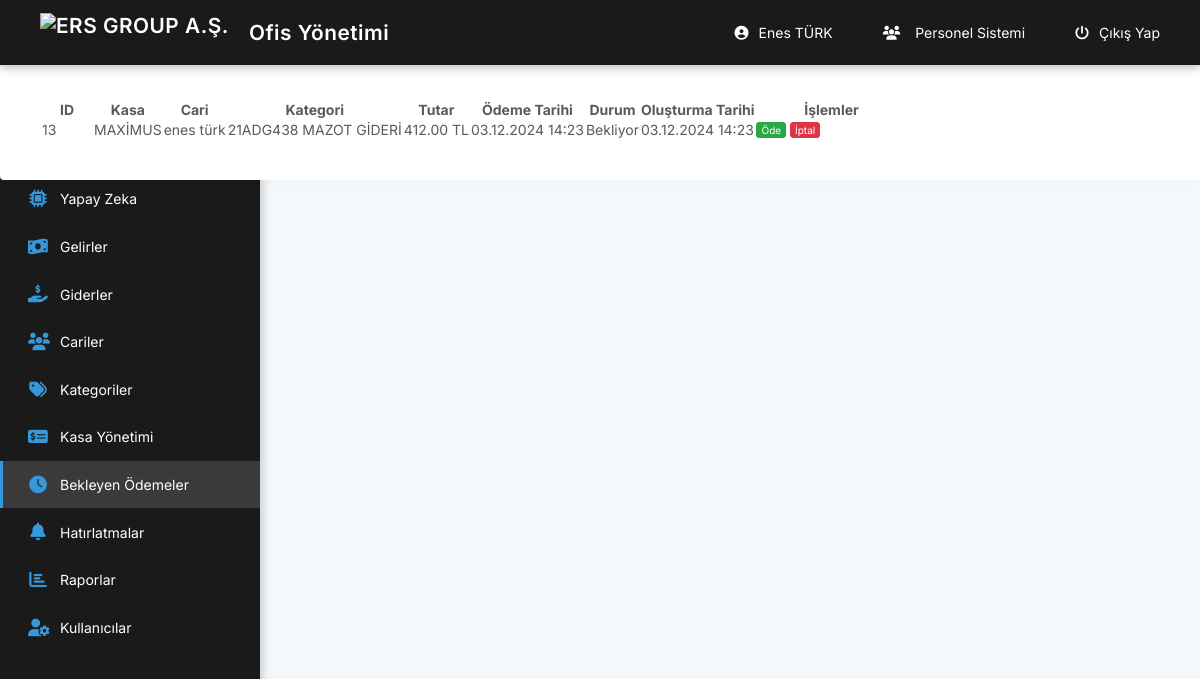
The app's page /muhasebe/pending_payments.php (signed in) with its own data.
### tables this page shows
CREATE TABLE `users` (
  `id` int(11) NOT NULL,
  `fullname` text NOT NULL,
  `phone` text NOT NULL,
  `email` text NOT NULL,
  `password` text NOT NULL,
  `uniqid` text NOT NULL,
  `status` tinyint(1) NOT NULL
);

CREATE TABLE `pending_payments` (
  `id` int(11) NOT NULL,
  `u_id` int(11) NOT NULL,
  `safe_id` int(11) NOT NULL,
  `amount` decimal(10,2) NOT NULL,
  `due_date` datetime NOT NULL,
  `description` text DEFAULT NULL,
  `status` enum('pending','completed','cancelled') NOT NULL DEFAULT 'pending',
  `created_at` datetime NOT NULL,
  `completed_at` datetime DEFAULT NULL,
  `category_id` int(11) DEFAULT NULL,
  `customer_id` int(11) DEFAULT NULL
);

CREATE TABLE `safes` (
  `id` int(11) NOT NULL,
  `u_id` int(11) NOT NULL,
  `title` varchar(255) NOT NULL,
  `type` varchar(20) NOT NULL,
  `balance` decimal(10,2) DEFAULT 0.00,
  `credit_limit` decimal(10,2) DEFAULT 0.00,
  `description` text DEFAULT NULL,
  `status` tinyint(1) DEFAULT 1,
  `created_at` datetime DEFAULT current_timestamp(),
  `statement_day` int(11) DEFAULT NULL,
  `due_day` int(11) DEFAULT NULL,
  `bank_name` varchar(255) DEFAULT NULL
);

CREATE TABLE `customers` (
  `id` int(11) NOT NULL,
  `title` text NOT NULL,
  `phone` text DEFAULT NULL,
  `email` text DEFAULT NULL,
  `tax_no` text DEFAULT NULL,
  `tax_office` text DEFAULT NULL,
  `address` text DEFAULT NULL,
  `status` tinyint(1) NOT NULL
);

CREATE TABLE `categories` (
  `id` int(11) NOT NULL,
  `title` text NOT NULL,
  `type` enum('income','expense') NOT NULL DEFAULT 'expense'
);

### muhasebe/_class/class.php (called while the page is built, shortened)
<?php
class PIA {
	static $pdo = null;
	static $charset = 'UTF8';
	static $last_stmt = null;
	public static function instance(){
		return
		self::$pdo == null ?
		self::init() :
		self::$pdo;
	}
	public static function init(){
		self::$pdo = new PDO(
			'mysql:host=' . MYSQL_HOST .';dbname=' . MYSQL_DB,
			MYSQL_USER,
			MYSQL_PASS
		);
		self::$pdo->exec('SET NAMES `' . self::$charset . '`');
		self::$pdo->setAttribute(PDO::ATTR_DEFAULT_FETCH_MODE, PDO::FETCH_OBJ);
		return self::$pdo;
	}
	public static function query($query, $bindings = null){
		if(is_null($bindings)){
			if(!self::$last_stmt = self::instance()->query($query))
			return false;
		}else{
			self::$last_stmt = self::prepare($query);
			if(!self::$last_stmt->execute($bindings))
			return false;
		}
		return self::$last_stmt;
	}
	public static function get_row($query, $bindings = null){
		if(!$stmt = self::query($query, $bindings))
		return false;
		return $stmt->fetch();
	}
	public static function control($theValue, $theType, $strip_tags=false) {
		$theValue = addslashes(trim($theValue)) ;
		switch ($theType) {
			case "text":
				$theValue = ($theValue != "") ? "'" . $theValue . "'" : "NULL";
			break;
		}
		return $theValue;
	}
}
$pia = New PIA;
?>

### muhasebe/_class/config.php (called while the page is built, shortened)
<?php
require('class.php');
if(isset($_COOKIE['admin_id'])){
	$uniqid =  $pia->control($_COOKIE['admin_id'],'text');
	$admin = $pia->get_row("SELECT * FROM users WHERE uniqid=$uniqid");
}
?>

### muhasebe/pending_payments.php (the view, shortened to what this page needs)
<?php
require('_class/config.php');
?>
<!DOCTYPE html>
<html>
<head>
    <?php require('_inc/head.php'); ?>
</head>
<body>
    <?php require('_inc/header.php'); ?>
    <section class="content">
        <div class="title">
            <div class="left">
                <h1>Bekleyen Ödemeler</h1>
                <ul class="breadcrumb">
                    <li><a href="main.php">Anasayfa</a></li>
                    <li><a href="pending_payments.php">Bekleyen Ödemeler</a></li>
                </ul>
            </div>
        </div>
        <div class="panel-default">
            <div class="panel-body">
                <table class="table">
                    <thead>
                        <tr>
                            <th width="50">ID</th>
                            <th>Kasa</th>
                            <th>Cari</th>
                            <th>Kategori</th>
                            <th>Tutar</th>
                            <th>Ödeme Tarihi</th>
                            <th>Durum</th>
                            <th>Oluşturma Tarihi</th>
                            <th width="150">İşlemler</th>
                        </tr>
                    </thead>
                    <tbody>
                        <?php
                        $list = $pia->query("SELECT
                            p.*,
                            s.title as safe_title,
                            c.title as customer_title,
                            cat.title as category_title
                        FROM pending_payments p
                        LEFT JOIN safes s ON s.id = p.safe_id
                        LEFT JOIN customers c ON c.id = p.customer_id
                        LEFT JOIN categories cat ON cat.id = p.category_id
                        WHERE p.u_id = $admin->id
                        ORDER BY p.due_date ASC");
                        foreach($list as $item){
                            $status_class = '';
                            $status_text = '';
                            switch($item->status) {
                                case 'pending':
                                    $status_class = 'warning';
                                    $status_text = 'Bekliyor';
                                    break;
                            }
                        ?>
                        <tr>
                            <td><?=$item->id;?></td>
                            <td><?=$item->safe_title;?></td>
                            <td><?=$item->customer_title;?></td>
                            <td><?=$item->category_title;?></td>
                            <td><?=number_format($item->amount, 2);?> TL</td>
                            <td><?=date('d.m.Y H:i', strtotime($item->due_date));?></td>
                            <td><span class="badge badge-<?=$status_class;?>"><?=$status_text;?></span></td>
                            <td><?=date('d.m.Y H:i', strtotime($item->created_at));?></td>
                            <td>
                                <?php if($item->status == 'pending'){ ?>
                                    <button onclick="processPayment(<?=$item->id;?>)" class="btn-success btn-xs">
                                        Öde
                                    </button>
                                    <button onclick="cancelPayment(<?=$item->id;?>)" class="btn-danger btn-xs">
                                        İptal
                                    </button>
                                <?php } ?>
                            </td>
                        </tr>
                        <?php } ?>
                    </tbody>
                </table>
            </div>
        </div>
    </section>
</body>
</html>

### muhasebe/_inc/header.php (shortened to what this page needs)
<header class="header">
    <a href="https://ersinemlak.com.tr" class="logo">
        <img src="../logo1.png" alt="ERS GROUP A.Ş." class="logo-img"> Ofis Yönetimi
    </a>
    <div class="header-right">
        <a href="users.php?edit=<?=$admin->id;?>" class="user-link">
            <i class="fas fa-user-circle"></i> <?=$admin->fullname;?>
        </a>
        <a href="../personel/" class="personnel-link">
            <i class="fas fa-users"></i> Personel Sistemi
        </a>
        <a href="logout.php" class="logout-link">
            <i class="fas fa-power-off"></i> Çıkış Yap
        </a>
    </div>
</header>
<div class="sidebar">
    <nav class="sidebar-nav">
        <ul>
            <li>
                <a href="main.php">
                    <span>Dashboard</span>
                </a>
            </li>
            <li>
                <a href="financial_dashboard.php">
                    <span>Finansal Panel</span>
                </a>
            </li>
            <li>
                <a href="chatbot.php">
                    <i class="fas fa-microchip"></i>
                    <span>Yapay Zeka</span>
                </a>
            </li>
            <li>
                <a href="income.php">
                    <i class="fas fa-money-bill-wave"></i>
                    <span>Gelirler</span>
                </a>
            </li>
            <li>
                <a href="expense.php">
                    <i class="fas fa-hand-holding-usd"></i>
                    <span>Giderler</span>
                </a>
            </li>
            <li>
                <a href="customers.php">
                    <i class="fas fa-users"></i>
                    <span>Cariler</span>
                </a>
            </li>
            <li>
                <a href="categories.php">
                    <i class="fas fa-tags"></i>
                    <span>Kategoriler</span>
                </a>
            </li>
            <li>
    <a href="safes.php">
        <i class="fas fa-money-check-alt"></i>
        <span>Kasa Yönetimi</span>
    </a>
</li>
            <li>
                <a href="pending_payments.php">
                    <i class="fas fa-clock"></i>
                    <span>Bekleyen Ödemeler</span>
                </a>
            </li>
            <li>
                <a href="reminders.php">
                    <i class="fas fa-bell"></i>
                    <span>Hatırlatmalar</span>
                </a>
            </li>
            <li>
                <a href="reports.php">
                    <i class="fas fa-chart-bar"></i>
                    <span>Raporlar</span>
                </a>
            </li>
            <li>
                <a href="users.php">
                    <i class="fas fa-user-cog"></i>
                    <span>Kullanıcılar</span>
                </a>
            </li>
        </ul>
    </nav>
</div>

### muhasebe/_inc/header.php (style rules this page uses)
.logo { display: flex; align-items: center; text-decoration: none; }
.logo-img { height: 40px; margin-right: 10px; object-fit: contain; }
.personnel-link { display: inline-flex; align-items: center; padding: 0 15px; color: #333; text-decoration: none; transition: color 0.3s ease; }
.personnel-link i { margin-right: 5px; }
:root { --primary-color: #1a1a1a; --secondary-color: #2d2d2d; --accent-color: #3498db; --text-color: #ffffff; --hover-color: #3a3a3a; --sidebar-width: 260px; --header-height: 65px; }
.header { background: var(--primary-color); height: var(--header-height); position: fixed; top: 0; left: 0; right: 0; z-index: 1000; display: flex; justify-content: space-between; align-items: center; padding: 0 25px; box-shadow: 0 2px 10px rgba(0,0,0,0.3); }
.header a { color: var(--text-color); text-decoration: none; padding: 10px 15px; border-radius: 8px; transition: all 0.3s ease; display: flex; align-items: center; gap: 10px; }
.header-right { display: flex; align-items: center; gap: 20px; }
.logo { font-size: 1.3rem; font-weight: 600; letter-spacing: 0.5px; }
.sidebar { background: var(--primary-color); width: var(--sidebar-width); height: calc(100vh - var(--header-height)); position: fixed; top: var(--header-height); left: 0; overflow-y: auto; transition: all 0.3s ease; box-shadow: 2px 0 10px rgba(0,0,0,0.2); }
.sidebar-nav ul { list-style: none; padding: 15px 0; margin: 0; }
.sidebar-nav li a { display: flex; align-items: center; padding: 15px 25px; color: var(--text-color); text-decoration: none; transition: all 0.3s ease; border-left: 3px solid transparent; }
.sidebar-nav i { margin-right: 12px; width: 20px; text-align: center; font-size: 1.1rem; color: var(--accent-color); }

### records on screen
users: fullname "Enes TÜRK"
pending_payments: id "13", safe.title "MAXİMUS", customer.title "enes türk", category.title "21ADG438 MAZOT GİDERİ", amount "412.00", due_date "03.12.2024 14:23", status "Bekliyor", created_at "03.12.2024 14:23"
